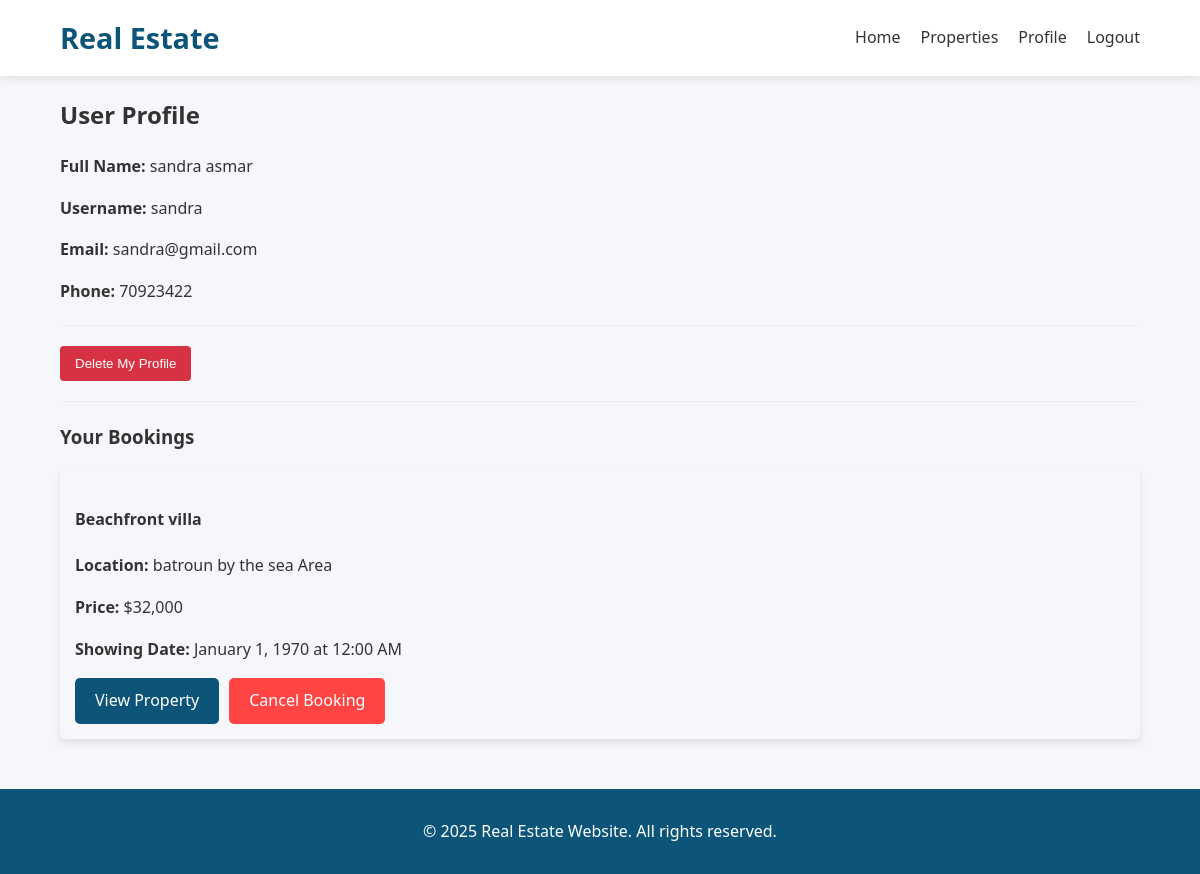
The app's page /profile.php (signed in) with its own data.
### tables this page shows
CREATE TABLE `users` (
  `id` int(11) NOT NULL,
  `username` varchar(50) NOT NULL,
  `email` varchar(100) NOT NULL,
  `password` varchar(255) NOT NULL,
  `full_name` varchar(100) NOT NULL,
  `phone` varchar(20) DEFAULT NULL,
  `created_at` timestamp NOT NULL DEFAULT current_timestamp()
);

CREATE TABLE `bookings` (
  `id` int(11) NOT NULL,
  `user_id` int(11) NOT NULL,
  `property_id` int(11) NOT NULL,
  `booking_date` timestamp NOT NULL DEFAULT current_timestamp(),
  `showing_date` datetime DEFAULT NULL,
  `status` enum('pending','confirmed','cancelled') DEFAULT 'pending'
);

CREATE TABLE `properties` (
  `id` int(11) NOT NULL,
  `title` varchar(100) NOT NULL,
  `description` text NOT NULL,
  `price` decimal(10,2) NOT NULL,
  `bedrooms` int(11) NOT NULL,
  `bathrooms` int(11) NOT NULL,
  `area` int(11) NOT NULL,
  `location` varchar(100) NOT NULL,
  `type` enum('house','apartment','villa','land') NOT NULL,
  `image_path` varchar(255) DEFAULT NULL,
  `created_at` timestamp NOT NULL DEFAULT current_timestamp(),
  `maps_link` varchar(255) DEFAULT NULL
);

### profile.php (the view, shortened to what this page needs)
<?php
include 'config.php';
$user_id = $_SESSION['user_id'];
$sql = "SELECT * FROM users WHERE id = ?";
$stmt = $conn->prepare($sql);
$stmt->bind_param("i", $user_id);
$stmt->execute();
$result = $stmt->get_result();
$user = $result->fetch_assoc();
?>
<?php include 'header.php'; ?>
<main class="container">
    <h2>User Profile</h2>
    <div class="profile-info">
        <p><strong>Full Name:</strong> <?php echo htmlspecialchars($user['full_name']); ?></p>
        <p><strong>Username:</strong> <?php echo htmlspecialchars($user['username']); ?></p>
        <p><strong>Email:</strong> <?php echo htmlspecialchars($user['email']); ?></p>
        <p><strong>Phone:</strong> <?php echo htmlspecialchars($user['phone']); ?></p>
    </div>
    <div class="profile-actions">
    <form method="POST" onsubmit="return confirm('Are you sure you want to delete your profile? This action cannot be undone!');">
        <button type="submit" name="delete_profile" class="btn btn-danger">Delete My Profile</button>
    </form>
</div>
    <h3>Your Bookings</h3>
    <div class="bookings-list">
        <?php
       $sql = "SELECT p.*, b.id as booking_id, b.showing_date FROM properties p
        JOIN bookings b ON p.id = b.property_id
        WHERE b.user_id = ?";
        $stmt = $conn->prepare($sql);
        $stmt->bind_param("i", $user_id);
        $stmt->execute();
        $result = $stmt->get_result();
        if ($result->num_rows > 0) {
           while($row = $result->fetch_assoc()) {
    echo '<div class="booking-card" style="box-shadow: 0 4px 8px rgba(0,0,0,0.1); padding: 15px; margin-bottom: 20px; border-radius: 5px;">';
    echo '<h4>' . htmlspecialchars($row['title']) . '</h4>';
    echo '<p><strong>Location:</strong> ' . htmlspecialchars($row['location']) . '</p>';
    echo '<p><strong>Price:</strong> $' . number_format($row['price']) . '</p>';
    echo '<p><strong>Showing Date:</strong> ' . date('F j, Y \a\t g:i A', strtotime($row['showing_date'])) . '</p>';
    echo '<a href="view.php?id=' . $row['id'] . '" class="btn" style="margin-right: 10px;">View Property</a>';
    echo '<a href="profile.php?cancel_booking=' . $row['booking_id'] . '" class="btn" style="background-color: #ff4444; color: white;" onclick="return confirm(\'Are you sure you want to cancel this booking?\')">Cancel Booking</a>';
    echo '</div>';
}
        } else {
            echo '<div class="no-bookings">';
            echo '<p>You have no bookings yet.</p>';
            echo '<a href="indexx.php" class="browse-btn">Browse Properties to Book a Showing</a>';
            echo '</div>';
        }
        ?>
    </div>
</main>
<?php include 'footer.php'; ?>

### css/style.css (style rules this page uses)
body { font-family: 'Segoe UI', Tahoma, Geneva, Verdana, sans-serif; line-height: 1.6; color: #333; margin: 0; padding: 0; background-color: #f5f7fa; }
.container { width: 90%; max-width: 1200px; margin: 0 auto; padding: 0 15px; }
.btn { display: inline-block; padding: 10px 20px; background-color: #0c5579; color: white; text-decoration: none; border-radius: 5px; transition: all 0.3s ease; }
.btn-danger { background-color: #d73243; color: white; border: none; padding: 10px 15px; border-radius: 4px; cursor: pointer; }
.profile-actions { margin: 20px 0; padding: 20px 0; border-top: 1px solid #eee; border-bottom: 1px solid #eee; }

### records on screen
users: full_name "sandra asmar", username "sandra", email "sandra@gmail.com", phone "70923422"
bookings: property.title "Beachfront villa", property.location "batroun by the sea Area", property.price "32,000", showing_date "January 1, 1970 at 12:00 AM"
